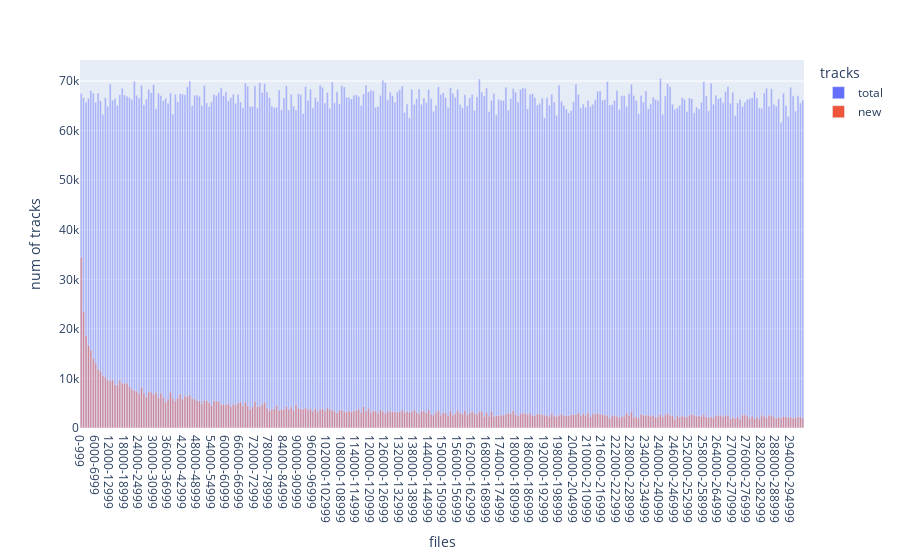
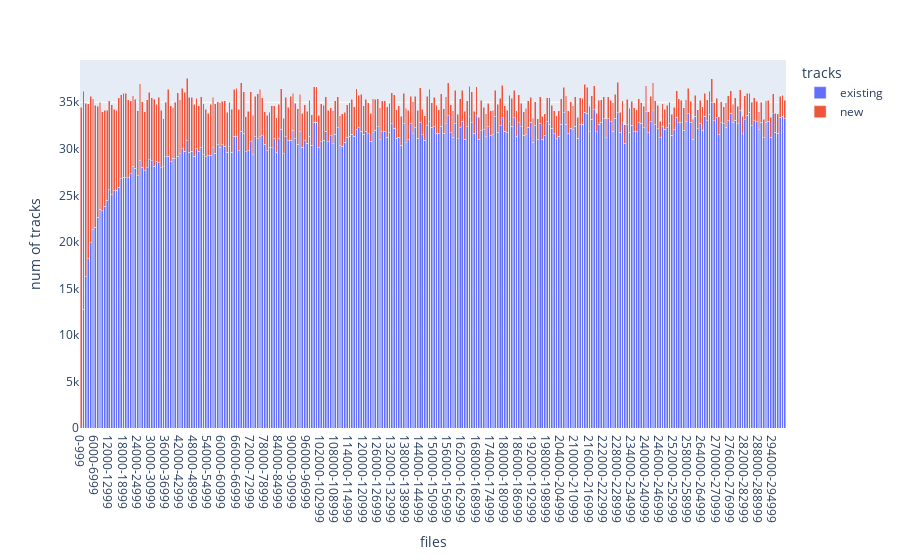

Notebook source saved alongside these figures, in order:
### Code cell
import plotly.express as px
from plotly.subplots import make_subplots

with open('../data/read_spotify_mpd_complete_log.txt') as log_file:
   playlist_files = []
   total_tracks = []
   exist_tracks = []
   new_tracks = []
   for line in log_file:
      line = line.strip()
      if 'Created new track_ids' in line:
         new_tracks.append(int(line.split(':')[1].rstrip()))
      if 'Tracks already exist' in line:
         exist_tracks.append(int(line.split(':')[1].rstrip()))
      if 'Total tracks/ratings in this file' in line:
         total_tracks.append(int(line.split(':')[1].rstrip()))
      if 'File: data/mpd.slice' in line:
         playlist_files.append(line.split('.')[-2])

   rows = 300
   exist_tracks_df = pd.DataFrame(zip(playlist_files, exist_tracks), columns=['files', 'num of tracks'])
   exist_tracks_df['tracks'] = 'existing'
   new_tracks_df = pd.DataFrame(zip(playlist_files, new_tracks), columns=['files', 'num of tracks'])
   new_tracks_df['tracks'] = 'new'
   total_tracks_df = pd.DataFrame(zip(playlist_files, total_tracks), columns=['files', 'num of tracks'])
   total_tracks_df['tracks'] = 'total'
   tracks_df = pd.concat([exist_tracks_df.iloc[:rows], total_tracks_df.iloc[:rows], new_tracks_df.iloc[:rows]])
   
   #subfig = make_subplots(rows=2, cols=1, specs=[[{"type": "xy"}], [{"type": "xy"}]])
   #subfig.add_bar(row=1, col=1, y=tracks_df['num of tracks'], x=tracks_df['files'])
   #subfig.add_bar(row=2, col=1, y=new_tracks_df['num of tracks'], x=new_tracks_df['files'])
   fig = px.bar(tracks_df[tracks_df['tracks'] != 'existing'],
             x='files',
             y='num of tracks',
             color='tracks',
             barmode='overlay')
   fig.show()
   
   fig = px.bar(tracks_df[tracks_df['tracks'] != 'total'],
             x='files',
             y='num of tracks',
             color='tracks',
             barmode='stack')
   fig.show()

### Figure 1 — Plotly figure (JSON) as saved in the notebook; plotly's stock layout.template omitted (floating-point values rounded to 4 significant figures; data arrays with more than 128 entries replaced by an {"elided": "..."} marker saying what was removed)
{"data": [{"alignmentgroup": "True", "hovertemplate": "tracks=total<br>files=%{x}<br>num of tracks=%{y}<extra></extra>", "legendgroup": "total", "marker": {"color": "#636efa", "opacity": 0.5, "pattern": {"shape": ""}}, "name": "total", "offsetgroup": "total", "orientation": "v", "showlegend": true, "textposition": "auto", "type": "bar", "x": {"elided": "300 str values"}, "xaxis": "x", "y": {"elided": "300 int values"}, "yaxis": "y"}, {"alignmentgroup": "True", "hovertemplate": "tracks=new<br>files=%{x}<br>num of tracks=%{y}<extra></extra>", "legendgroup": "new", "marker": {"color": "#EF553B", "opacity": 0.5, "pattern": {"shape": ""}}, "name": "new", "offsetgroup": "new", "orientation": "v", "showlegend": true, "textposition": "auto", "type": "bar", "x": {"elided": "300 str values"}, "xaxis": "x", "y": {"elided": "300 int values"}, "yaxis": "y"}], "layout": {"barmode": "overlay", "legend": {"title": {"text": "tracks"}, "tracegroupgap": 0}, "margin": {"t": 60}, "xaxis": {"anchor": "y", "domain": [0, 1], "title": {"text": "files"}}, "yaxis": {"anchor": "x", "domain": [0, 1], "title": {"text": "num of tracks"}}}}

### Figure 2 — Plotly figure (JSON) as saved in the notebook; plotly's stock layout.template omitted (floating-point values rounded to 4 significant figures; data arrays with more than 128 entries replaced by an {"elided": "..."} marker saying what was removed)
{"data": [{"alignmentgroup": "True", "hovertemplate": "tracks=existing<br>files=%{x}<br>num of tracks=%{y}<extra></extra>", "legendgroup": "existing", "marker": {"color": "#636efa", "pattern": {"shape": ""}}, "name": "existing", "offsetgroup": "existing", "orientation": "v", "showlegend": true, "textposition": "auto", "type": "bar", "x": {"elided": "300 str values"}, "xaxis": "x", "y": {"elided": "300 int values"}, "yaxis": "y"}, {"alignmentgroup": "True", "hovertemplate": "tracks=new<br>files=%{x}<br>num of tracks=%{y}<extra></extra>", "legendgroup": "new", "marker": {"color": "#EF553B", "pattern": {"shape": ""}}, "name": "new", "offsetgroup": "new", "orientation": "v", "showlegend": true, "textposition": "auto", "type": "bar", "x": {"elided": "300 str values"}, "xaxis": "x", "y": {"elided": "300 int values"}, "yaxis": "y"}], "layout": {"barmode": "stack", "legend": {"title": {"text": "tracks"}, "tracegroupgap": 0}, "margin": {"t": 60}, "xaxis": {"anchor": "y", "domain": [0, 1], "title": {"text": "files"}}, "yaxis": {"anchor": "x", "domain": [0, 1], "title": {"text": "num of tracks"}}}}
